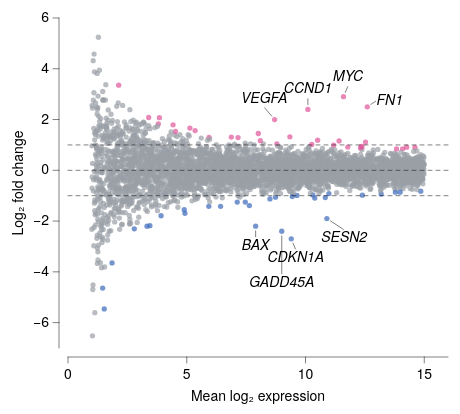

Describe this chart as a Vega-Lite specification.
### Vega-Lite specification from a JSON file in a GitHub repository (floating-point values rounded to 4 significant figures; data arrays with more than 128 entries replaced by an {"elided": "..."} marker saying what was removed)
{"background": null, "config": {"arc": {"fill": "#DBDBDB", "fillOpacity": 1.0, "innerRadius": 41.25, "padAngle": 0.03, "stroke": "black", "strokeOpacity": 1, "strokeWidth": 0.25}, "area": {"fill": "#DBDBDB", "fillOpacity": 1.0, "stroke": "black", "strokeOpacity": 1, "strokeWidth": 0.25}, "axis": {"domain": true, "domainCap": "round", "domainColor": "black", "domainWidth": 0.25, "grid": false, "gridCap": "round", "gridColor": "#F1F1F1", "gridDash": [0, 0], "gridOpacity": 1.0, "gridWidth": 0.25, "labelColor": "black", "labelFont": "Helvetica Neue, HelveticaNeue, Helvetica, Arial, sans-serif", "labelFontSize": 7, "labelFontStyle": "normal", "labelFontWeight": 400, "offset": 4.5, "ticks": true, "tickCap": "round", "tickColor": "black", "tickRound": false, "tickSize": 3, "tickWidth": 0.25, "titleColor": "black", "titleFont": "Helvetica Neue, HelveticaNeue, Helvetica, Arial, sans-serif", "titleFontSize": 7, "titleFontStyle": "normal", "titleFontWeight": 400}, "axisX": {"domain": true, "labelAlign": "center", "labelAngle": 0, "labels": true, "ticks": true, "translate": 0}, "axisY": {"domain": true, "labelAlign": "right", "labelAngle": 0, "labels": true, "ticks": true, "translate": 0}, "axisRight": {"domain": true, "labelAlign": "left", "labelAngle": 0, "labels": true, "ticks": true, "translate": 0}, "axisTop": {"domain": true, "labelAlign": "center", "labelAngle": 0, "labels": true, "ticks": true, "translate": 0}, "axisBand": {"tickOffset": 0}, "bar": {"fill": "#DBDBDB", "fillOpacity": 1.0, "stroke": "black", "strokeOpacity": 1, "strokeWidth": 0.25}, "boxplot": {"size": 14.85, "ticks": {"cornerRadius": 0.25, "fill": "black", "opacity": 1, "size": 7.425, "thickness": 0.25}, "box": {"fillOpacity": 1.0, "stroke": "black", "strokeOpacity": 1, "strokeWidth": 0.25}, "median": {"cornerRadius": 0, "fill": "black", "fillOpacity": 1.0, "opacity": 1, "size": 14.85, "thickness": 0.25}, "rule": {"fill": "black", "fillOpacity": 1.0, "size": 16.5, "stroke": "black", "strokeDash": [0, 0], "strokeOpacity": 1, "strokeWidth": 0.25}, "outliers": {"color": "black", "fill": "black", "fillOpacity": 1.0, "size": 0, "stroke": "black", "strokeOpacity": 1, "strokeWidth": 0.25}}, "circle": {"fill": "black", "fillOpacity": 1.0, "size": 2.062, "stroke": null, "strokeOpacity": 1, "strokeWidth": 0.25}, "errorband": {"band": {"fillOpacity": 0.6, "stroke": null, "strokeWidth": 0.25, "strokeOpacity": 1}, "borders": {"opacity": 0, "strokeOpacity": 0.25, "strokeWidth": 1}}, "errorbar": {"opacity": 1, "rule": {"strokeDash": [0, 0], "strokeWidth": 0.25}, "ticks": {"color": "black", "cornerRadius": 0.125, "opacity": 1, "size": 9.9, "thickness": 0.25}, "thickness": 0.25}, "font": "Helvetica Neue, HelveticaNeue, Helvetica, Arial, sans-serif", "geoshape": {"fill": "#DBDBDB", "fillOpacity": 1.0, "stroke": "black", "strokeOpacity": 1, "strokeWidth": 0.25}, "header": {"labelColor": "black", "labelFont": "Helvetica Neue, HelveticaNeue, Helvetica, Arial, sans-serif", "labelFontSize": 7, "labelFontStyle": "normal", "labelFontWeight": 400, "titleColor": "black", "titleFont": "Helvetica Neue, HelveticaNeue, Helvetica, Arial, sans-serif", "titleFontSize": 7, "titleFontStyle": "normal", "titleFontWeight": 400, "titlePadding": 0}, "legend": {"disable": false, "offset": 4.5, "titlePadding": 4, "labelOffset": 2, "gradientLabelOffset": 2, "gradientLength": 82.5, "gradientThickness": 8.25, "gradientOpacity": 1.0, "gradientStrokeColor": "black", "gradientStrokeWidth": 0.25, "labelColor": "black", "labelFont": "Helvetica Neue, HelveticaNeue, Helvetica, Arial, sans-serif", "labelFontSize": 7, "labelFontStyle": "normal", "labelFontWeight": 400, "strokeColor": "black", "strokeWidth": 0, "symbolSize": 42, "symbolStrokeColor": "black", "symbolStrokeWidth": 0.25, "titleColor": "black", "titleFont": "Helvetica Neue, HelveticaNeue, Helvetica, Arial, sans-serif", "titleFontSize": 7, "titleFontStyle": "normal", "titleFontWeight": 400}, "line": {"color": "black", "stroke": "black", "strokeCap": "butt", "strokeDash": [0, 0], "strokeOpacity": 1, "strokeWidth": 0.5}, "point": {"filled": true, "fill": "#DBDBDB", "fillOpacity": 1.0, "size": 8.25, "stroke": "black", "strokeOpacity": 1, "strokeWidth": 0.25}, "range": {"category": ["#5CA7B1", "#B7D0EE", "#B7B3E4", "#B3DAB5", "#F5E1B3", "#3D727B", "#809DC7", "#867DAC", "#80A988", "#CBB17A", "#204148", "#546B94", "#584C77", "#507B5F", "#9D824D"], "diverging": {"scheme": ["#6F572A", "#876E43", "#9E875F", "#B5A17F", "#CABBA2", "#DCD6CC", "#F4F1E9", "#C9D7DA", "#9DBFC6", "#78A5AF", "#558B96", "#36717C", "#1A5762"]}, "heatmap": {"scheme": ["#32022B", "#43044D", "#4C196E", "#4D338C", "#484DA6", "#3A68BB", "#1D83CA", "#1D9CCB", "#23B5C9", "#28CDC5", "#4DE0B4", "#91EE9F"]}, "ordinal": {"scheme": ["#F1F1F1", "#DBDBDB", "#C6C6C6", "#B2B2B2", "#9D9D9D", "#898989", "#767676", "#636363", "#515151", "#404040", "#2F2F2F", "#1F1F1F"]}, "ramp": {"scheme": ["#32022B", "#43044D", "#4C196E", "#4D338C", "#484DA6", "#3A68BB", "#1D83CA", "#1D9CCB", "#23B5C9", "#28CDC5", "#4DE0B4", "#91EE9F"]}}, "rule": {"color": "black", "stroke": "black", "strokeCap": "round", "strokeDash": [2, 2], "strokeOpacity": 1, "strokeWidth": 0.25}, "scale": {"bandPaddingInner": 0.1, "bandPaddingOuter": 0.1, "round": false}, "rect": {"fill": "#DBDBDB", "fillOpacity": 1.0, "stroke": "black", "strokeOpacity": 1, "strokeWidth": 0.25}, "square": {"fill": "#DBDBDB", "fillOpacity": 1.0, "size": 16.5, "stroke": "black", "strokeOpacity": 1, "strokeWidth": 0.25}, "text": {"color": "black", "font": "Helvetica Neue, HelveticaNeue, Helvetica, Arial, sans-serif", "fontSize": 7, "fontStyle": "normal", "fontWeight": 400}, "tick": {"color": "black", "cornerRadius": 0.125, "opacity": 1.0, "size": 14.85, "thickness": 0.25}, "title": {"anchor": "middle", "frame": "group", "color": "black", "font": "Helvetica Neue, HelveticaNeue, Helvetica, Arial, sans-serif", "fontSize": 7, "fontStyle": "normal", "fontWeight": 400, "subtitleColor": "black", "subtitleFont": "Helvetica Neue, HelveticaNeue, Helvetica, Arial, sans-serif", "subtitleFontSize": "Helvetica Neue, HelveticaNeue, Helvetica, Arial, sans-serif", "subtitleFontStyle": "normal", "subtitleFontWeight": 400}, "trail": {"color": "black", "opacity": 1, "size": 0.5}, "view": {"continuousWidth": 190, "continuousHeight": 165, "discreteWidth": 190, "discreteHeight": 165, "fill": null, "stroke": null, "strokeWidth": 0.25}}, "layer": [{"data": {"name": "data-6b5f9912ab2ce65a923e053c526e15ce"}, "mark": {"type": "circle", "clip": true, "opacity": 0.7, "size": 7}, "encoding": {"color": {"field": "klass", "legend": null, "scale": {"domain": ["down", "ns", "up"], "range": ["#3A68BB", "#9AA0A6", "#E0559A"]}, "type": "nominal"}, "x": {"field": "A", "scale": {"domain": [0, 16], "nice": false}, "title": "Mean log₂ expression", "type": "quantitative"}, "y": {"field": "M", "scale": {"domain": [-6, 6], "nice": false}, "title": "Log₂ fold change", "type": "quantitative"}}}, {"data": {"values": [{"__dysonsphere__": 1}]}, "mark": {"type": "rule", "opacity": 1.0}, "encoding": {"y": {"datum": 0.0}}}, {"layer": [{"data": {"values": [{"__dysonsphere__": 1}]}, "mark": {"type": "rule", "opacity": 1.0, "strokeDash": [2, 2]}, "encoding": {"y": {"datum": -1.0}}}, {"data": {"values": [{"__dysonsphere__": 1}]}, "mark": {"type": "rule", "opacity": 1.0, "strokeDash": [2, 2]}, "encoding": {"y": {"datum": 1.0}}}]}, {"layer": [{"data": {"values": [{"__dysonsphere__": 1}]}, "mark": {"type": "rule", "strokeDash": [0, 0]}, "encoding": {"x": {"datum": 7.9, "scale": {"domain": [1.0, 15.0], "nice": false, "padding": 0, "zero": false}}, "x2": {"datum": 7.9}, "y": {"datum": -2.387, "scale": {"domain": [-7.0, 6.0], "nice": false, "padding": 0, "zero": false}}, "y2": {"datum": -2.618}}}, {"data": {"values": [{"__dysonsphere__": 1}]}, "mark": {"type": "text", "align": "center", "baseline": "middle", "fontSize": 7, "fontStyle": "italic"}, "encoding": {"text": {"value": "BAX"}, "x": {"datum": 7.9}, "y": {"datum": -2.988}}}, {"data": {"values": [{"__dysonsphere__": 1}]}, "mark": {"type": "rule", "strokeDash": [0, 0]}, "encoding": {"x": {"datum": 11.05}, "x2": {"datum": 11.6}, "y": {"datum": -1.993}, "y2": {"datum": -2.329}}}, {"data": {"values": [{"__dysonsphere__": 1}]}, "mark": {"type": "text", "align": "center", "baseline": "middle", "fontSize": 7, "fontStyle": "italic"}, "encoding": {"text": {"value": "SESN2"}, "x": {"datum": 11.63}, "y": {"datum": -2.68}}}, {"data": {"values": [{"__dysonsphere__": 1}]}, "mark": {"type": "rule", "strokeDash": [0, 0]}, "encoding": {"x": {"datum": 10.1}, "x2": {"datum": 10.1}, "y": {"datum": 2.587}, "y2": {"datum": 2.818}}}, {"data": {"values": [{"__dysonsphere__": 1}]}, "mark": {"type": "text", "align": "center", "baseline": "middle", "fontSize": 7, "fontStyle": "italic"}, "encoding": {"text": {"value": "CCND1"}, "x": {"datum": 10.1}, "y": {"datum": 3.188}}}, {"data": {"values": [{"__dysonsphere__": 1}]}, "mark": {"type": "rule", "strokeDash": [0, 0]}, "encoding": {"x": {"datum": 11.67}, "x2": {"datum": 11.77}, "y": {"datum": 3.069}, "y2": {"datum": 3.295}}}, {"data": {"values": [{"__dysonsphere__": 1}]}, "mark": {"type": "text", "align": "center", "baseline": "middle", "fontSize": 7, "fontStyle": "italic"}, "encoding": {"text": {"value": "MYC"}, "x": {"datum": 11.79}, "y": {"datum": 3.661}}}, {"data": {"values": [{"__dysonsphere__": 1}]}, "mark": {"type": "rule", "strokeDash": [0, 0]}, "encoding": {"x": {"datum": 9.0}, "x2": {"datum": 9.0}, "y": {"datum": -2.587}, "y2": {"datum": -4.078}}}, {"data": {"values": [{"__dysonsphere__": 1}]}, "mark": {"type": "text", "align": "center", "baseline": "middle", "fontSize": 7, "fontStyle": "italic"}, "encoding": {"text": {"value": "GADD45A"}, "x": {"datum": 9.0}, "y": {"datum": -4.448}}}, {"data": {"values": [{"__dysonsphere__": 1}]}, "mark": {"type": "rule", "strokeDash": [0, 0]}, "encoding": {"x": {"datum": 8.578}, "x2": {"datum": 8.284}, "y": {"datum": 2.134}, "y2": {"datum": 2.46}}}, {"data": {"values": [{"__dysonsphere__": 1}]}, "mark": {"type": "text", "align": "center", "baseline": "middle", "fontSize": 7, "fontStyle": "italic"}, "encoding": {"text": {"value": "VEGFA"}, "x": {"datum": 8.258}, "y": {"datum": 2.819}}}, {"data": {"values": [{"__dysonsphere__": 1}]}, "mark": {"type": "rule", "strokeDash": [0, 0]}, "encoding": {"x": {"datum": 9.475}, "x2": {"datum": 9.575}, "y": {"datum": -2.869}, "y2": {"datum": -3.095}}}, {"data": {"values": [{"__dysonsphere__": 1}]}, "mark": {"type": "text", "align": "center", "baseline": "middle", "fontSize": 7, "fontStyle": "italic"}, "encoding": {"text": {"value": "CDKN1A"}, "x": {"datum": 9.591}, "y": {"datum": -3.461}}}, {"data": {"values": [{"__dysonsphere__": 1}]}, "mark": {"type": "rule", "strokeDash": [0, 0]}, "encoding": {"x": {"datum": 12.75}, "x2": {"datum": 12.96}, "y": {"datum": 2.595}, "y2": {"datum": 2.725}}}, {"data": {"values": [{"__dysonsphere__": 1}]}, "mark": {"type": "text", "align": "left", "baseline": "middle", "fontSize": 7, "fontStyle": "italic"}, "encoding": {"text": {"value": "FN1"}, "x": {"datum": 12.99}, "y": {"datum": 2.745}}}]}], "$schema": "https://vega.github.io/schema/vega-lite/v6.4.1.json", "datasets": {"data-6b5f9912ab2ce65a923e053c526e15ce": {"elided": "4000 records"}}}
